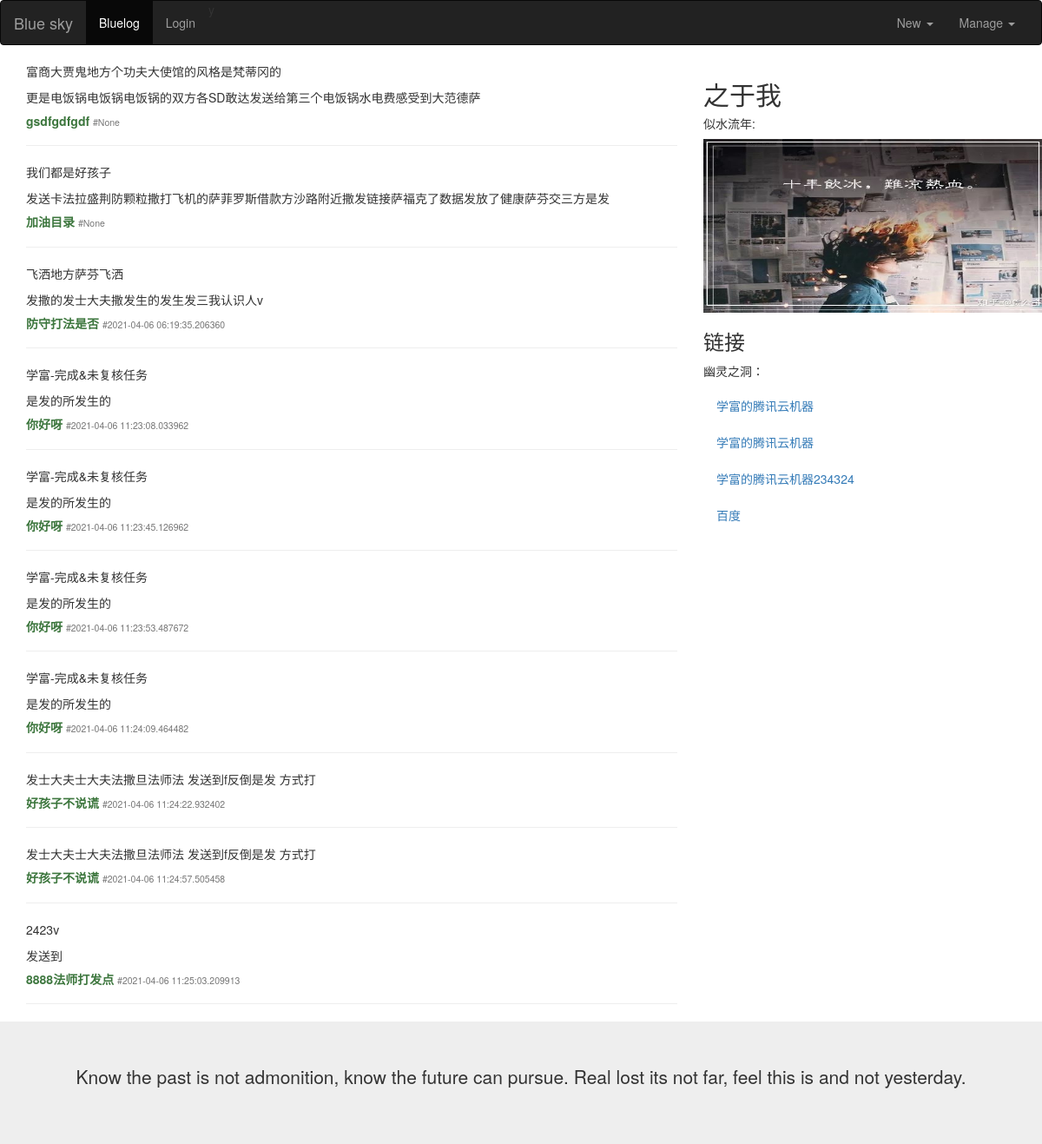
The app's page /blog/bloglist with its own data.
### models.py (models this page shows)
class Post(db.Model):
    id = db.Column(db.Integer, primary_key=True)
    title = db.Column(db.String(20), index=True)
    category = db.Column(db.String(20))
    body = db.Column(db.Text)
    timestamp = db.Column(db.DateTime, default=datetime.utcnow, index=True)

class Link(db.Model):
    link_id = db.Column(db.Integer, primary_key=True)
    link_name = db.Column(db.String(30))
    link_url = db.Column(db.String(255))
    link_timestamp = db.Column(db.DateTime, default=datetime.utcnow, index=True)

### views/blogs/blog.py (the view)
@blog_app.route('/bloglist', methods=['get', 'post'])
def blogList():
    blog_posts = Post.query.all()
    links = Link.query.all()
    return render_template('blog/blog.html', links=links, blog_posts=blog_posts)

### templates/blog/blog.html (shortened to what this page needs)
{% extends 'blog_base.html' %}
{% block content %}
<div class="row">
    <div class="col-sm-8">
	  {% for blog_post in blog_posts %}
		  <p>{{ blog_post.title }}</p>
		  <p>{{ blog_post.body }}</p>
			<h5>
			<a href="#" class="text-success"><strong>{{ blog_post.category }}</strong></a>
			<small class="text-muted sub-title">#{{ blog_post.timestamp }}</small>
			</h5>
		  <hr >
	  {% endfor %}
	</div>
	<div class="col-sm-4">
	  <h2>之于我</h2>
	  <h5>似水流年:</h5>
      <div class="fakeimg">
          <img src="{{ url_for('static', filename='img/sky_fighting.jpg') }}" width="400" height="200"/>
      </div>
	  <h3>链接</h3>
	  <p>幽灵之洞：</p>
	  <ul class="nav nav-pills nav-stacked">
		  {% for link in links %}
		  	<li><a href="{{ link.link_url }}">
				{{ link.link_name }}
			</a></li>
		  {% endfor %}
	  </ul>
	</div>
  </div>
{% endblock %}

### templates/blog_base.html (style rules this page uses)
.fakeimg { height: 200px; background: #aaa; }

### records on screen
Post: title "富商大贾鬼地方个功夫大使馆的风格是梵蒂冈的", body "更是电饭锅电饭锅电饭锅的双方各SD敢达发送给第三个电饭锅水电费感受到大范德萨", category "gsdfgdfgdf", timestamp "None"
Post: title "我们都是好孩子", body "发送卡法拉盛荆防颗粒撒打飞机的萨菲罗斯借款方沙路附近撒发链接萨福克了数据发放了健康萨芬交三方是发", category "加油目录", timestamp "None"
Post: title "飞洒地方萨芬飞洒", body "发撒的发士大夫撒发生的发生发三我认识人v", category "防守打法是否", timestamp "2021-04-06 06:19:35.206360"
Post: title "学富-完成&未复核任务", body "是发的所发生的", category "你好呀", timestamp "2021-04-06 11:23:08.033962"
Post: title "学富-完成&未复核任务", body "是发的所发生的", category "你好呀", timestamp "2021-04-06 11:23:45.126962"
Post: title "学富-完成&未复核任务", body "是发的所发生的", category "你好呀", timestamp "2021-04-06 11:23:53.487672"
Post: title "学富-完成&未复核任务", body "是发的所发生的", category "你好呀", timestamp "2021-04-06 11:24:09.464482"
Post: body "发士大夫士大夫法撒旦法师法 发送到f反倒是发 方式打", category "好孩子不说谎", timestamp "2021-04-06 11:24:22.932402"
Post: body "发士大夫士大夫法撒旦法师法 发送到f反倒是发 方式打", category "好孩子不说谎", timestamp "2021-04-06 11:24:57.505458"
Post: title "2423v", body "发送到", category "8888法师打发点", timestamp "2021-04-06 11:25:03.209913"
Link: link_name "学富的腾讯云机器"
Link: link_name "学富的腾讯云机器"
Link: link_name "学富的腾讯云机器234324"
Link: link_name "百度"
